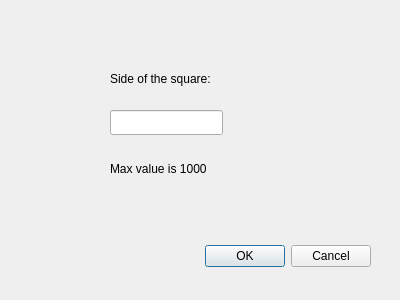
<?xml version="1.0" encoding="UTF-8"?>
<ui version="4.0">
 <class>SquareDialog</class>
 <widget class="QDialog" name="SquareDialog">
  <property name="geometry">
   <rect>
    <x>0</x>
    <y>0</y>
    <width>400</width>
    <height>300</height>
   </rect>
  </property>
  <property name="windowTitle">
   <string>Dialog</string>
  </property>
  <widget class="QDialogButtonBox" name="buttonBox">
   <property name="geometry">
    <rect>
     <x>30</x>
     <y>240</y>
     <width>341</width>
     <height>32</height>
    </rect>
   </property>
   <property name="orientation">
    <enum>Qt::Horizontal</enum>
   </property>
   <property name="standardButtons">
    <set>QDialogButtonBox::Cancel|QDialogButtonBox::Ok</set>
   </property>
  </widget>
  <widget class="QLabel" name="label">
   <property name="geometry">
    <rect>
     <x>110</x>
     <y>70</y>
     <width>171</width>
     <height>17</height>
    </rect>
   </property>
   <property name="text">
    <string>Side of the square:</string>
   </property>
  </widget>
  <widget class="QLabel" name="label_2">
   <property name="geometry">
    <rect>
     <x>110</x>
     <y>160</y>
     <width>151</width>
     <height>17</height>
    </rect>
   </property>
   <property name="text">
    <string>Max value is 1000</string>
   </property>
  </widget>
  <widget class="QLineEdit" name="lineEdit">
   <property name="geometry">
    <rect>
     <x>110</x>
     <y>110</y>
     <width>113</width>
     <height>25</height>
    </rect>
   </property>
  </widget>
 </widget>
 <resources/>
 <connections>
  <connection>
   <sender>buttonBox</sender>
   <signal>accepted()</signal>
   <receiver>SquareDialog</receiver>
   <slot>accept()</slot>
   <hints>
    <hint type="sourcelabel">
     <x>248</x>
     <y>254</y>
    </hint>
    <hint type="destinationlabel">
     <x>157</x>
     <y>274</y>
    </hint>
   </hints>
  </connection>
  <connection>
   <sender>buttonBox</sender>
   <signal>rejected()</signal>
   <receiver>SquareDialog</receiver>
   <slot>reject()</slot>
   <hints>
    <hint type="sourcelabel">
     <x>316</x>
     <y>260</y>
    </hint>
    <hint type="destinationlabel">
     <x>286</x>
     <y>274</y>
    </hint>
   </hints>
  </connection>
 </connections>
</ui>
